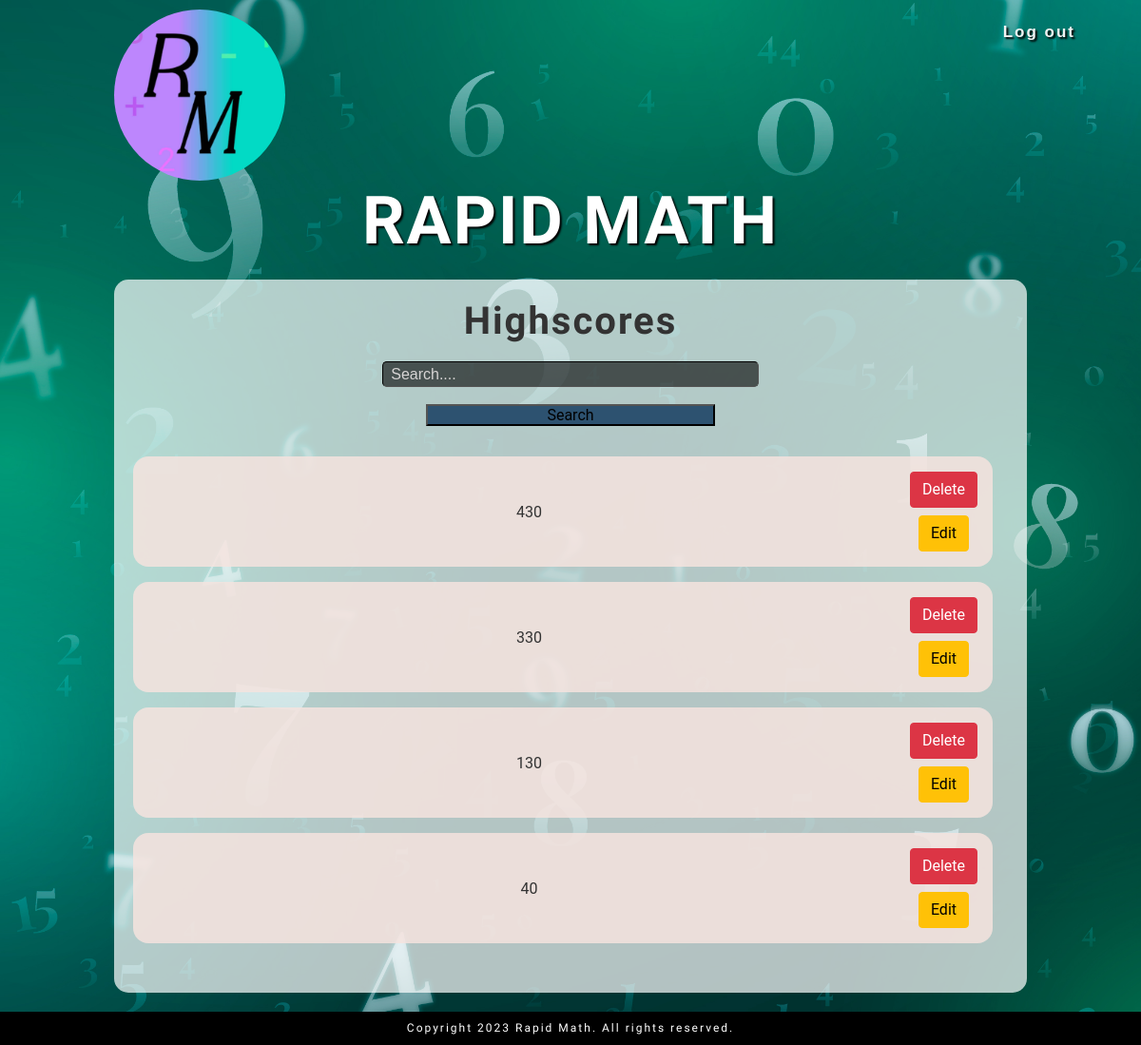
Page /admin.php on the earlier database version.
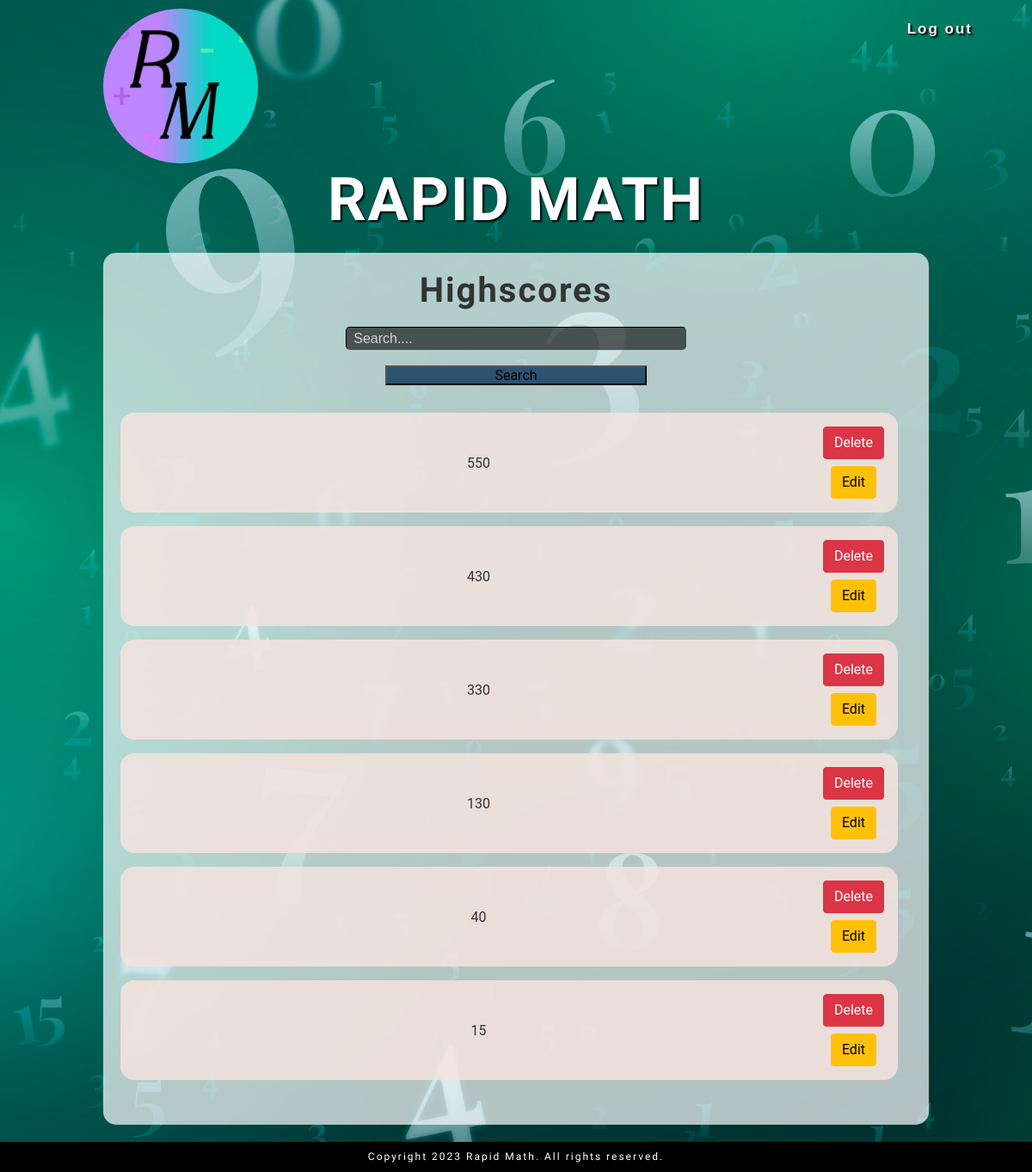
Same page on the later database version.
### tables this page shows
CREATE TABLE `highscores` (
  `user_id` int(11) NOT NULL,
  `Name` varchar(50) NOT NULL,
  `Score` int(11) NOT NULL
);

### functions.php (the view, shortened to what this page needs)
<?php
function getScoresRow()
{
    include('db_config.php');
    $stmt = mysqli_prepare($con, "SELECT * FROM highscores ORDER BY Score DESC");
    mysqli_stmt_execute($stmt);
    $rows = mysqli_stmt_get_result($stmt);
    if (mysqli_num_rows($rows) > 0) {
        while ($row = mysqli_fetch_array($rows)) {
            echo '
            <li class="item">
                <span class="name">' . $row['user_name'] . '</span>
                <span class="score">' . $row['Score'] . '</span>
                <div class="muveletek">
                    <form method="post">
                        <input type="hidden" name="pet-id" value="' . $row['user_id'] . '">
                        <button type="submit" name="pet-delete" class="btn btn-danger">Delete</button>
                    </form>
                    <form method="post" action="pet_modify.php">
                        <input type="hidden" name="pet-id" value="' . $row['user_id'] . '">
                        <button type="submit" class="btn btn-warning">Edit</button>
                    </form>
                </div>
            </li>';
        }
    }
}

### admin.php (shortened to what this page needs)
<?php
include "functions.php";
?>
<!DOCTYPE html>
<html>
<head>
    <link href="https://cdn.jsdelivr.net/npm/bootstrap@5.0.2/dist/css/bootstrap.min.css" rel="stylesheet"
>
    <link rel="stylesheet" type="text/css" href="css/css.css">
    <link rel="stylesheet" type="text/css" href="css/nav.css">
    <link rel="stylesheet" href="css/admin.css">
</head>
<body class="valami">
    <header>
        <nav>
            <ul class="lista1">
                <li><a href="?logout=true">Log out</a></li>
            </ul>
        </nav>
    </header>
    <img class="logo" src="img/logo.jpg">
    <h1 class="cim">Rapid Math</h1>
    <main class="admin">
        <div class="section section-nav">
            <h1 class="highscores">Highscores</h1>
            <input class="vmi" id="searchInput" placeholder="Search....">
            <button class="search" onclick="searchByName()">Search</button>
        </div>
        <div class="section operation active" data-value="open-pets-container" id="open-pets-container">
            <ul class="rows2">
                <?php
                getScoresRow();
                ?>
            </ul>
        </div>
    </main>
    <footer>
        <h3 class="btm">Copyright 2023 Rapid Math. All rights reserved. </h3>
    </footer>
</body>
</html>

### css/css.css (style rules this page uses)
input, textarea,select { background-color: #f7ab71; border-radius: .3em; padding: 0.2em .5em; border-width: 0.1em; border-color: #d8874a; }
h1 { margin: 0; font-family: Roboto, Helvetica, Arial, sans-serif; font-weight: 1000; letter-spacing: 2px; text-transform: uppercase; }
h3 { font-size: 20px; margin-bottom: 10px; font-family: Roboto, Helvetica, Arial, sans-serif; font-weight: 400; letter-spacing: 2px; text-transform: uppercase; text-align: center; }
.lista1 { display: flex; align-items: center; text-align: center; justify-content: center; font-size: 11px; font-weight: 400; letter-spacing: 2px; padding-bottom: 10px; margin: 0; padding-right: 5px; font-family: 'Prompt', sans-serif; }
a { word-break: none; }
@media (max-width:1200px) { h1 { text-align: center; } }
ul { list-style: none; text-decoration: none; padding: 0; padding-left: 0 !important; }
li a { padding: 10px 10px; background-color: unset; border-radius: 15px; }
a { text-decoration: none; color: #333; }
form { justify-content: center; }
.admin { width: 80%; }

### css/nav.css (style rules this page uses)
* { margin: 0; padding: 0; box-sizing: border-box; }
nav { float: right; margin-top: 10px; margin-right: 4%; }
nav a { float: left; display: block; color: #f2f2f2; text-shadow: 2px 2px 2px #000000; text-align: center; padding: 14px 16px; text-decoration: none; font-size: 17px; transition: 0.6s ease; font-family: 'Prompt', sans-serif; }
body { font-family: Arial, sans-serif; font-size: 16px; color: #333; background-color: #CCFBEA; background-attachment: fixed; background-size: cover; background-repeat: no-repeat; }
.valami { font-family: Arial, sans-serif; font-size: 16px; color: #333; background-image: url("../img/zold.jpg"); background-color: rgba(255, 255, 255, 0.4); background-attachment: fixed; background-size: cover; background-repeat: no-repeat; line-height: unset!important; }
nav ul { gap: 1.5em; list-style: none; flex-wrap: wrap; }
li a { font-family: 'Prompt', sans-serif; font-weight: bold; }
input::placeholder, textarea::placeholder { color: rgb(214, 212, 212); opacity: 1; }

### css/admin.css (style rules this page uses)
.cim { font-family: 'Megrim', sans-serif; font-weight: bolder; text-align: center; color: #ffffff; font-size: 70px; text-shadow: 2px 2px 2px #000000; }
.highscores { font-family: 'Livvic', sans-serif; text-transform: unset; }
main { max-width: 90%; margin: 20px auto; padding: 20px; border: none; background-color: rgba(255, 255, 255, 0.7); border-radius: 15px; display: flex; flex-direction: column; gap: 1em; width: fit-content; }
.logo { margin-left: 10%; border-radius: 50%; max-width: 15%; height: auto; margin-top: 10px; }
.section { display: flex; flex-direction: column; background-color: unset; font-family: Roboto, Helvetica, Arial, sans-serif; border-radius: 15px; flex-basis: 40%; padding: 0px; border: none; text-align: center; }
input, textarea,select { background-color: rgba(0, 0, 0, 0.6); border-radius: .3em; padding: 0.2em .5em; border-width: 0.1em; border-color: #000000; font-family: 'Livlic', sans-serif; }
::placeholder { color: #ffffff; opacity: 1; font-family: 'Livlic', sans-serif; }
.vmi { width: 43%; margin: auto; margin-bottom: 2%; margin-top: 2%; }
.search { width: 33%; margin: auto; background-color: #2d5270; }
footer { position: relative; width: 100%; height: auto; display: flex; flex-wrap: wrap; justify-content: center; background-color: rgb(0, 0, 0); letter-spacing: 2px; padding-bottom: 0px; padding-top: 10px; color: #ffffff; }
.btm { text-transform: none; font-family: 'Livvic', sans-serif; padding-bottom: 0px; font-size: 12px; }
a { text-decoration: none; }
.operation { display: none; }
.operation.active { display: flex; }
.rows2 { width: 100%; border-radius: 1em; padding: 1em; display: flex; flex-direction: column; gap: 1em; }
.rows2 li { background-color: rgba(245, 227, 222, 0.85); border-radius: 1em; padding: 1em; display: flex; justify-content: space-between; align-items: center; gap: 1em; flex-wrap: wrap; }
.muveletek { display: flex; flex-direction: column; gap: .5em; flex-wrap: wrap; }

Differences in the rows shown:
added highscores: Score "550"
added highscores: Score "15"
